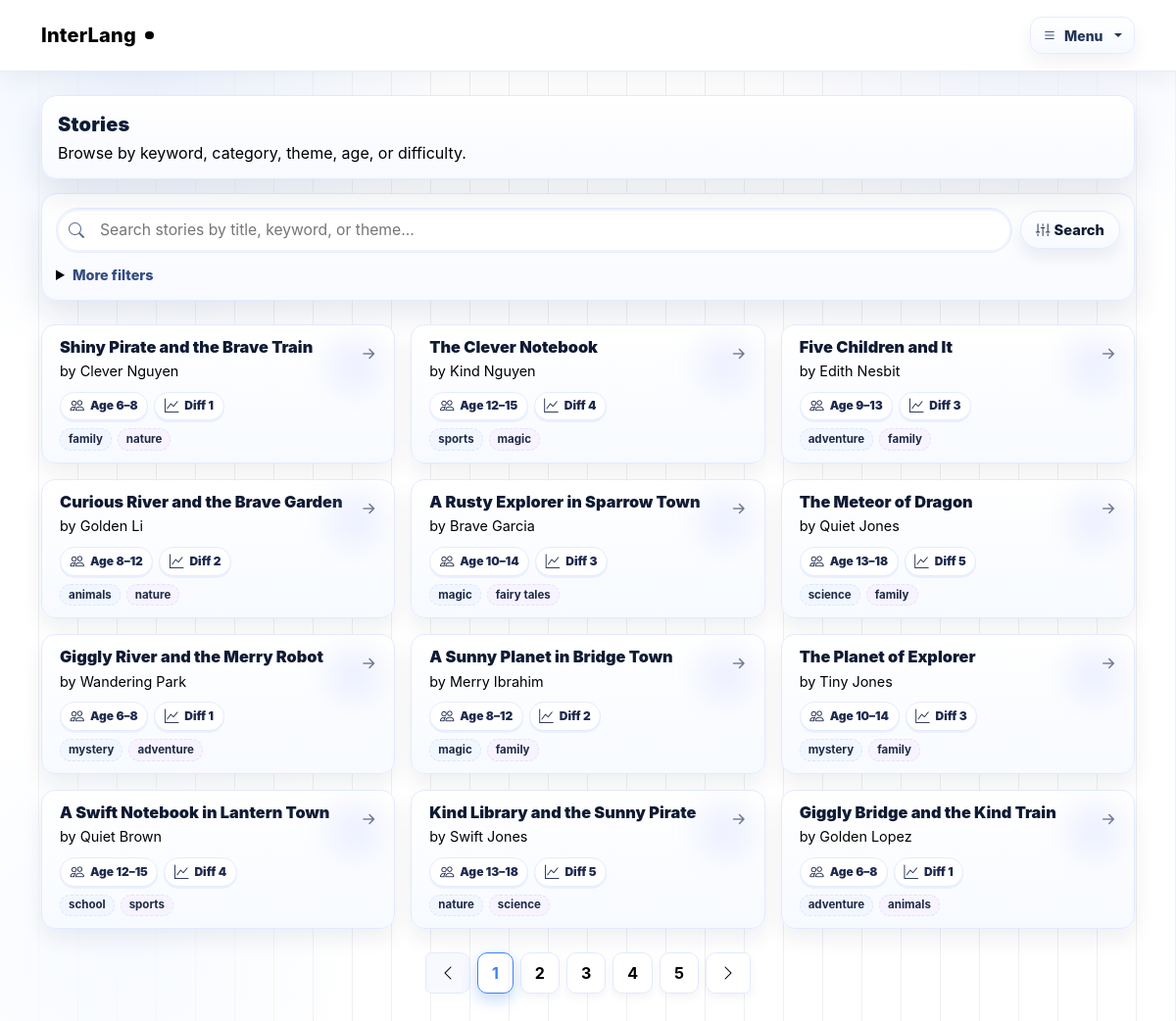
Page /stories (signed in) on the committed database.
### tables this page shows
CREATE TABLE stories (
            id INTEGER PRIMARY KEY AUTOINCREMENT,
            slug TEXT UNIQUE,
            title TEXT,
            author TEXT,
            age_min INTEGER,
            age_max INTEGER,
            difficulty INTEGER,               -- 1..5
            categories TEXT,                  -- JSON
            themes TEXT,                      -- JSON
            provider TEXT,
            provider_id TEXT,
            content TEXT,
            created_at TIMESTAMP DEFAULT CURRENT_TIMESTAMP
        );

### app.py (the view)
@app.route("/stories", methods=["GET"])
def stories():
    if "username" not in session:
        return redirect(url_for("login"))
    username = session["username"]
    db = get_db()
    u = db.execute("SELECT level, xp, title_code FROM users WHERE username=?", (username,)).fetchone()
    user_level = u["level"] if u else 1
    user_xp    = u["xp"] if u else 0
    title_info = TITLES.get((u["title_code"] or ""), DEFAULT_TITLE)
    display_title = title_info["title"]
    title_icon    = title_info["icon"]
    q        = (request.args.get("q") or "").strip()
    category = (request.args.get("category") or "").strip()
    theme    = (request.args.get("theme") or "").strip()
    try:    age = int(request.args.get("age")) if request.args.get("age") else None
    except: age = None
    try:    difficulty = int(request.args.get("difficulty")) if request.args.get("difficulty") else None
    except: difficulty = None
    try:    page = max(1, int(request.args.get("page", 1)))
    except: page = 1
    PAGE_SIZE = 12
    MAX_PAGES = 5
    items_all = recommend_stories(
        age=age, difficulty=difficulty, q=q or None,
        category=category or None, theme=theme or None, limit=None
    )
    for s in items_all:
        try: ensure_story_record(s["slug"], s)
        except Exception: pass
    slugs = tuple(s["slug"] for s in items_all)
    generated = set()
    if slugs:
        qmarks = ",".join(["?"] * len(slugs))
        rows = db.execute(
            f"SELECT slug FROM stories WHERE slug IN ({qmarks}) AND COALESCE(NULLIF(content,''), '') <> ''",
            slugs
        ).fetchall()
        generated = {r["slug"] for r in rows}
    items_all.sort(key=lambda s: (0 if s["slug"] in generated else 1))
    total_items = len(items_all)
    total_pages = min(MAX_PAGES, max(1, (total_items + PAGE_SIZE - 1) // PAGE_SIZE))
    page = min(page, total_pages)
    start = (page - 1) * PAGE_SIZE
    end   = start + PAGE_SIZE
    items = items_all[start:end]
    return render_template(
        "stories.html",
        username=username,
        user_level=user_level,
        user_xp=user_xp,
        display_title=display_title,
        title_icon=title_icon,
        items=items,
        q=q, category=category, theme=theme, age=age, difficulty=difficulty,
        page=page, total_pages=total_pages, page_size=PAGE_SIZE, total_items=total_items
    )

### app.py (called while the page is built)
def get_db():
    if "db" not in g:
        g.db = sqlite3.connect(DB_PATH)
        g.db.row_factory = sqlite3.Row
    return g.db

### templates/stories.html (shortened to what this page needs)
<!DOCTYPE html>
<html lang="en">
<head>
  <link href="https://cdn.jsdelivr.net/npm/bootstrap@5.3.3/dist/css/bootstrap.min.css" rel="stylesheet" />
  <link href="https://cdn.jsdelivr.net/npm/bootstrap-icons@1.11.3/font/bootstrap-icons.css" rel="stylesheet" />
</head>
<body>
  {% include 'nav.html' %}
  <div class="container pb-5 mt-4">
    <div class="section-head">
      <div class="section-title">Stories</div>
      <div class="section-sub">Browse by keyword, category, theme, age, or difficulty.</div>
    </div>
    <div class="search-card mb-4">
      <form method="get" action="{{ url_for('stories') }}">
        <div class="d-flex gap-2 align-items-center">
          <div class="flex-grow-1 search-wrap">
            <i class="bi bi-search" style="color:#5d6d95;"></i>
            <input class="search-input" name="q" value="{{ q or '' }}" placeholder="Search stories by title, keyword, or theme…">
          </div>
          <button class="btn-ghost" type="submit"><i class="bi bi-sliders2-vertical me-1"></i>Search</button>
        </div>
        <details class="adv">
          <summary class="mt-2"><a class="toggle-adv" href="javascript:void(0)">More filters</a></summary>
        </details>
      </form>
    </div>
    <div class="row g-2 g-md-3">
      {% for s in items %}
        <div class="col-12 col-sm-6 col-lg-4">
          <a class="book-tile read-link" href="{{ url_for('read_story', slug=s.slug) }}">
            <div class="tile-row">
              <div class="w-100">
                <div class="tile-title">{{ s.title }}</div>
                <div class="tile-author">by {{ s.author }}</div>
                <div class="meta-stack">
                  <span class="chip"><i class="bi bi-people"></i> Age {{ s.age_min }}–{{ s.age_max }}</span>
                  <span class="chip"><i class="bi bi-graph-up"></i> Diff {{ s.difficulty }}</span>
                </div>
                {% if s.categories %}
                  <div class="cats">
                    {% for c in s.categories[:3] %}
                      <span class="cat">{{ c }}</span>
                    {% endfor %}
                  </div>
                {% endif %}
              </div>
              <i class="bi bi-arrow-right-short arrow fs-4"></i>
            </div>
          </a>
        </div>
      {% endfor %}
    </div>
{% if total_pages > 1 %}
<nav aria-label="Stories pages" class="mt-4">
  <ul class="pagination justify-content-center custom-pagination">
    <li class="page-item {% if page == 1 %}disabled{% endif %}">
      <a class="page-link"
         href="{{ url_for('stories', q=q, category=category, theme=theme, age=age, difficulty=difficulty, page=page-1) }}"
         aria-label="Previous">
         <i class="bi bi-chevron-left"></i>
      </a>
    </li>
    {% for p in range(1, total_pages+1) %}
      <li class="page-item {% if p == page %}active{% endif %}">
        <a class="page-link"
           href="{{ url_for('stories', q=q, category=category, theme=theme, age=age, difficulty=difficulty, page=p) }}">{{ p }}</a>
      </li>
    {% endfor %}
    <li class="page-item {% if page == total_pages %}disabled{% endif %}">
      <a class="page-link"
         href="{{ url_for('stories', q=q, category=category, theme=theme, age=age, difficulty=difficulty, page=page+1) }}"
         aria-label="Next">
         <i class="bi bi-chevron-right"></i>
      </a>
    </li>
  </ul>
</nav>
{% endif %}
  </div>
</body>
</html>

### templates/nav.html (style rules this page uses)
:root { --ink: var(--ink, #0e1b35); --muted: var(--muted, #4b5567); --bg: var(--bg, #ffffff); --ring: var(--ring, #cfe2ff); --brand: var(--brand, #3b82f6); --accent: var(--accent, #8f9bff); --grid: var(--grid, #0e1b3514); }

### rows in the picture
stories: title "Shiny Pirate and the Brave Train", author "Clever Nguyen", age_min "6", age_max "8", difficulty "1", 3 "family" "nature"
stories: title "The Clever Notebook", author "Kind Nguyen", age_min "12", age_max "15", difficulty "4", 3 "sports" "magic"
stories: title "Five Children and It", author "Edith Nesbit", age_min "9", age_max "13", difficulty "3", 3 "adventure" "family"
stories: title "Curious River and the Brave Garden", author "Golden Li", age_min "8", age_max "12", difficulty "2", 3 "animals" "nature"
stories: title "A Rusty Explorer in Sparrow Town", author "Brave Garcia", age_min "10", age_max "14", difficulty "3", 3 "magic" "fairy tales"
stories: title "The Meteor of Dragon", author "Quiet Jones", age_min "13", age_max "18", difficulty "5", 3 "science" "family"
stories: title "Giggly River and the Merry Robot", author "Wandering Park", age_min "6", age_max "8", difficulty "1", 3 "mystery" "adventure"
stories: title "A Sunny Planet in Bridge Town", author "Merry Ibrahim", age_min "8", age_max "12", difficulty "2", 3 "magic" "family"
stories: title "The Planet of Explorer", author "Tiny Jones", age_min "10", age_max "14", difficulty "3", 3 "mystery" "family"
stories: title "A Swift Notebook in Lantern Town", author "Quiet Brown", age_min "12", age_max "15", difficulty "4", 3 "school" "sports"
stories: title "Kind Library and the Sunny Pirate", author "Swift Jones", age_min "13", age_max "18", difficulty "5", 3 "nature" "science"
stories: title "Giggly Bridge and the Kind Train", author "Golden Lopez", age_min "6", age_max "8", difficulty "1", 3 "adventure" "animals"

### other values in the picture
{{ p }} "1" "2" "3" "4" "5"
